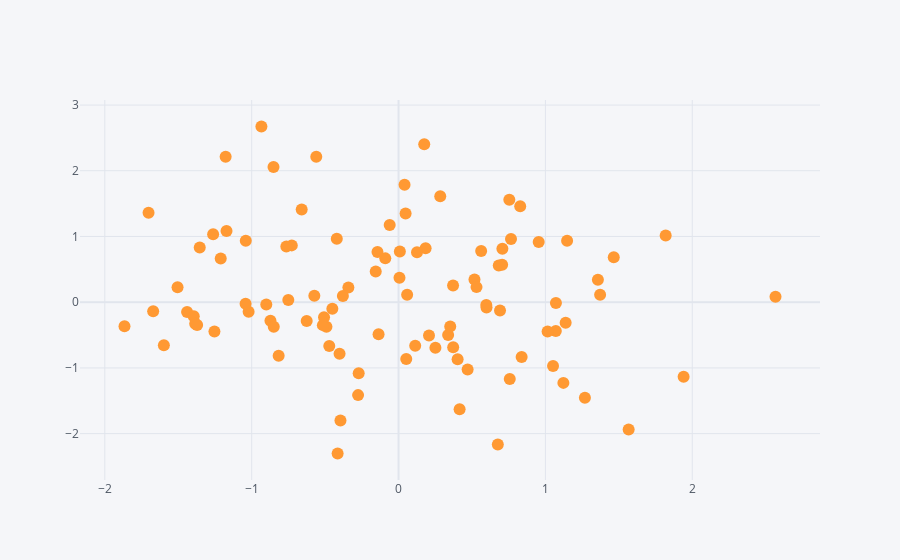

The code cell stored with this chart in its notebook:
### Markdown cell above
## Interactive Scatter Plots

Specify `kind='scatter'`, add `x='column_name'` and `y='column_name'`, and `mode='markers'` to create an interactive scatter plot.

### Code cell
# create an interactive scatter plot
df.iplot(kind='scatter',x='A',y='B',mode='markers')
